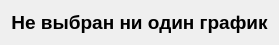
<?xml version="1.0" encoding="UTF-8"?>
<ui version="4.0">
 <class>warningScreen</class>
 <widget class="QWidget" name="warningScreen">
  <property name="geometry">
   <rect>
    <x>0</x>
    <y>0</y>
    <width>275</width>
    <height>44</height>
   </rect>
  </property>
  <property name="windowTitle">
   <string>Form</string>
  </property>
  <layout class="QGridLayout" name="gridLayout">
   <item row="0" column="0">
    <widget class="QLabel" name="label">
     <property name="font">
      <font>
       <pointsize>14</pointsize>
       <bold>true</bold>
      </font>
     </property>
     <property name="text">
      <string>Не выбран ни один график</string>
     </property>
     <property name="alignment">
      <set>Qt::AlignCenter</set>
     </property>
    </widget>
   </item>
  </layout>
 </widget>
 <resources/>
 <connections/>
</ui>
